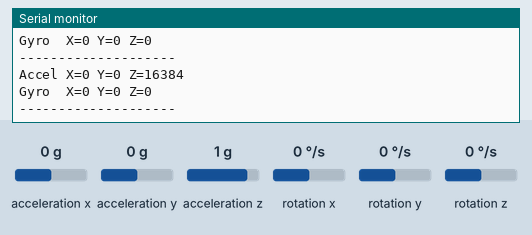
A sketch run on a simulated ESP32. Shown: the last lines printed to the serial monitor. Inputs (shaded band) come from the test bench; at power-on: acceleration x 0 g, acceleration y 0 g, acceleration z 1 g, rotation x 0 °/s, rotation y 0 °/s, rotation z 0 °/s.

Above: at 1.3 s.
1.4 s: acceleration x set to -1.4 g
At 1.88 s:
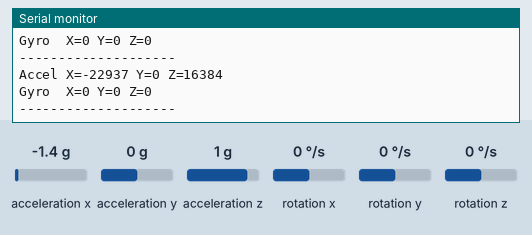
2.9 s: acceleration y set to -1.4 g
At 3.4 s:
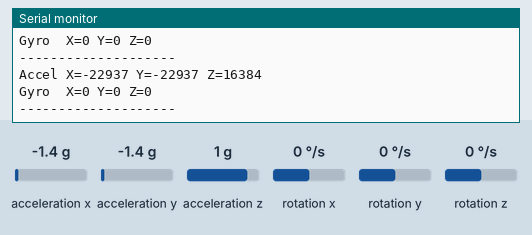
4.4 s: acceleration z set to -1.4 g
At 4.62 s:
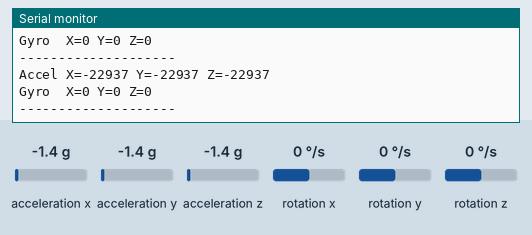
5.9 s: rotation x set to -192 °/s
At 6.14 s:
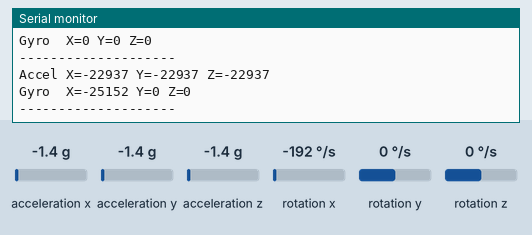
7.4 s: rotation y set to -192 °/s
At 7.67 s:
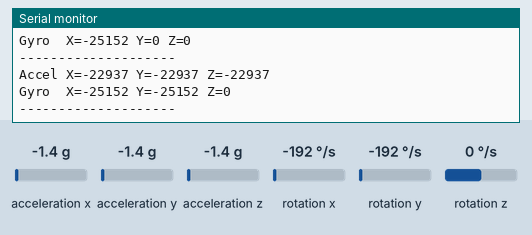

The sketch:

sketch_MPU6050.ino
```cpp
#include <Wire.h>
#include <MPU6050.h>

MPU6050 mpu(0x68, &Wire);

void setup() {
  Serial.begin(115200);
  while (!Serial);

  Wire.begin(21, 22);
  delay(100);

  Serial.println("Initializing MPU6050 (explicit constructor)...");
  mpu.initialize();
  delay(50);

  bool ok = mpu.testConnection();
  Serial.print("MPU6050 testConnection(): ");
  Serial.println(ok ? "OK" : "FAIL");

  if (!ok) {
    Serial.println("If FAIL, try tying AD0 to GND (address 0x68) or to VCC (0x69),");
    Serial.println("or run the low-level WHO_AM_I test I gave earlier.");
  }
}

void loop() {
  int16_t ax, ay, az, gx, gy, gz;

  mpu.getMotion6(&ax, &ay, &az, &gx, &gy, &gz);

  Serial.print("Accel X="); Serial.print(ax);
  Serial.print(" Y="); Serial.print(ay);
  Serial.print(" Z="); Serial.println(az);

  Serial.print("Gyro  X="); Serial.print(gx);
  Serial.print(" Y="); Serial.print(gy);
  Serial.print(" Z="); Serial.println(gz);

  Serial.println("--------------------");
  delay(300);
}
```

Measured:
- after the input at 1.4 s, the serial monitor: prints a new line after 0.27 s (image 1)
- after the input at 2.9 s, the serial monitor: prints a new line after 0.29 s (image 2)
- after the input at 4.4 s, the serial monitor: prints a new line at once (image 3)
- after the input at 5.9 s, the serial monitor: prints a new line at once (image 4)
- after the input at 7.4 s, the serial monitor: prints a new line after 0.06 s (image 5)
